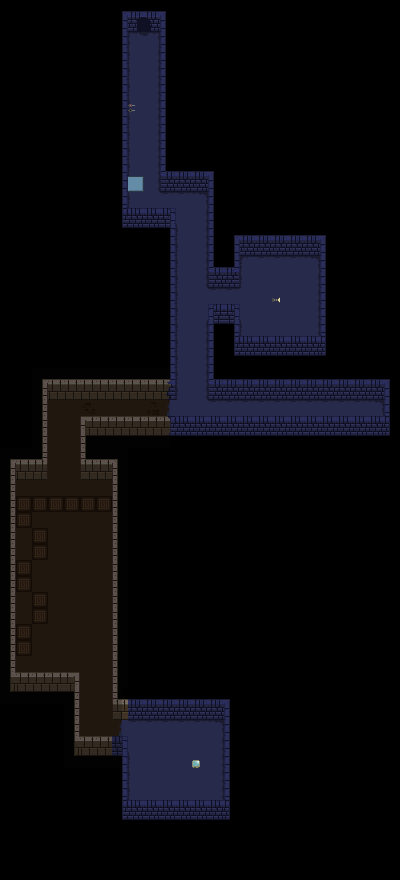

Below is a game level as drawn by its tile map, then a one-line description and the .tmx that defines it (tile-layer data replaced by summaries):
An orthogonal 25x55 tile map with 16x16 px tiles, 4 tile layers (background, foreground, darkness, collectables), 1 hidden layer not drawn, 2 tilesets.

<map version="1.0" orientation="orthogonal" renderorder="right-down" width="25" height="55" tilewidth="16" tileheight="16" nextobjectid="1">
 <tileset firstgid="1" name="tileset" tilewidth="16" tileheight="16" tilecount="128">
  <image source="gfx/tileset.png" width="256" height="128" />
 </tileset>
 <tileset firstgid="129" name="collectables" tilewidth="8" tileheight="8" tilecount="5">
  <image source="gfx/collectables.png" width="40" height="8" />
 </tileset>
 <layer name="background" width="25" height="55">
  <data>[1375 cells, 438 non-empty, 40 distinct tile ids]</data>
 </layer>
 <layer name="foreground" width="25" height="55">
  <data>[1375 cells, 104 non-empty, 22 distinct tile ids]</data>
 </layer>
 <layer name="darkness" width="25" height="55" opacity="0.25">
  <data>[1375 cells, 189 non-empty, 2 distinct tile ids]</data>
 </layer>
 <layer name="collision" width="25" height="55" visible="0">
  <data>[1375 cells, 192 non-empty, 1 distinct tile ids]</data>
 </layer>
 <layer name="collectables" width="25" height="55">
  <data>[1375 cells, 3 non-empty, 3 distinct tile ids]</data>
 </layer>
</map>